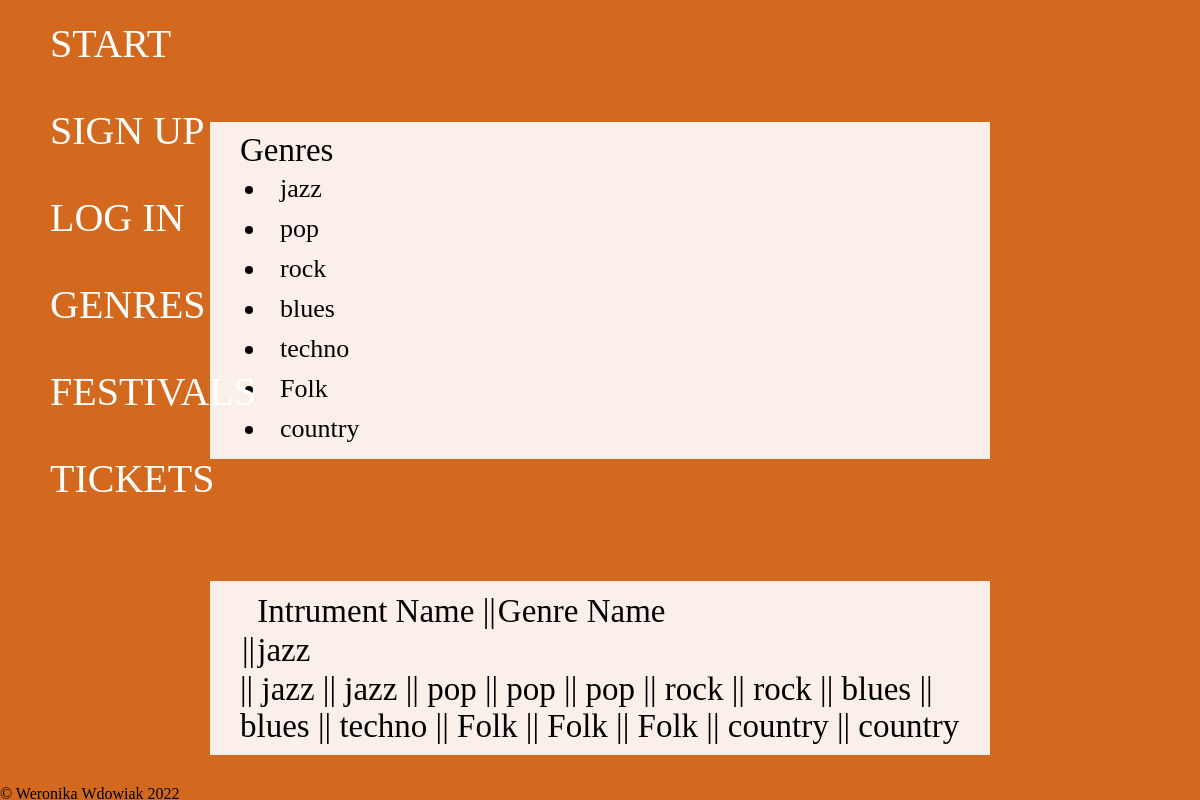
Screenshot of /agency/genres/ with the database file from the repository.
### agency/models.py (models this page shows)
class Genre(models.Model):
    code = models.IntegerField(default=0)
    name = models.CharField(max_length=25)
    place_of_founding = models.CharField(max_length=35)
    date_of_founding = models.DateField()

class Genre_and_intruments(models.Model):
    genre_id = models.ForeignKey(Genre, on_delete=models.CASCADE)
    intrument_id = models.ForeignKey(Instrument, on_delete=models.CASCADE)

### agency/views.py (the view)
# urls.py: path('genres/', views.genre_list, name='genre_list'),
def genre_list(request):
    genre_list = Genre.objects.all()
    instruments_genre_list = Genre_and_intruments.objects.all()
    return render(request, 'agency/genres.html', {'genre_list': genre_list, 'instruments_genre_list': instruments_genre_list})

### agency/templates/agency/genres.html (shortened to what this page needs)
<!DOCTYPE html>
<html lang="en">
<head>
    <!-- {% load static %}
    <link rel="stylesheet" type="text/css" href="{% static 'agency/genres_style.css' %}"> -->
</head>
<body>
    <nav>
        <ul id="menu">
            <li id="nav_start"><a href="{% url 'agency:index' %}">START</a></li>
            <li id="nav_register"><a href="{% url 'accounts:signup' %}">SIGN UP</a></li>
            <li id="nav_login"><a href="#">LOG IN</a></li>
            <li id="nav_genres"><a href="{% url 'agency:genre_list' %}">GENRES</a></li>
            <li id="nav_festival"><a href="{% url 'agency:festival_list' %}">FESTIVALS</a></li>
            <li id="nav_ticket"><a href="{% url 'agency:ticket_list' %}">TICKETS</a></li>
        </ul>
    </nav>
    <div class="color_scheme_1" style="margin-top: calc(50px + 9vh);">
        <span>Genres</span>
        {% if genre_list %}
            {% for g in genre_list %}
                 <li class="data_div">
                    {{g.name}}
                </li>
            {% endfor %}
        {% else %}
            There is no genres in the database.
        {% endif %}
    </div>
    <div class="color_scheme_1" style="margin-top: calc(50px + 9vh);">
        {% if instruments_genre_list %}
            <table>
                <th>
                    <td>Intrument Name ||</td>
                    <td>Genre Name</td>
                </th>
                <tbody>
                    {% for i in instruments_genre_list %}
                        <tr>
                            <td>{{i.instrument_id.name }}||</td>
                            <td>{{ i.genre_id.name}}</td>
                        </tr>
                </tbody>
            </table>
            {% endfor %}
        {% else %}
            There is no intruments in the database.
        {% endif %}
    </div>
    <footer>
        &copy; Weronika Wdowiak 2022<br>
    </footer>
</body>
</html>

### agency/templates/agency/genres.html (style rules this page uses)
* { margin: 0; padding: 0; overflow-x: hidden; }
body { background-color: chocolate; }
nav #menu { position: fixed; list-style-type: none; }
#menu li { margin-left: 30px; margin-right: 30px; }
#menu li a { display: block; color: white; text-align: left; padding: 20px; font-size: 40px; text-decoration: none; }
.color_scheme_1 { background-color: rgb(255, 255, 255, 0.9); width: 60%; font-size: calc(25px + 1vh); margin-left: auto; margin-right: auto; margin-bottom: 30px; padding: 10px 30px 10px 30px; }
.data_div { padding: 5px; font-size: calc(18px + 1vh) }

### rows the page displays
Genre: name "jazz"
Genre: name "pop"
Genre: name "rock"
Genre: name "blues"
Genre: name "techno"
Genre: name "Folk"
Genre: name "country"
Genre_and_intruments: genre_id.name "jazz"
Genre_and_intruments: genre_id.name "jazz"
Genre_and_intruments: genre_id.name "jazz"
Genre_and_intruments: genre_id.name "pop"
Genre_and_intruments: genre_id.name "pop"
Genre_and_intruments: genre_id.name "pop"
Genre_and_intruments: genre_id.name "rock"
Genre_and_intruments: genre_id.name "rock"
Genre_and_intruments: genre_id.name "blues"
Genre_and_intruments: genre_id.name "blues"
Genre_and_intruments: genre_id.name "techno"
Genre_and_intruments: genre_id.name "Folk"
Genre_and_intruments: genre_id.name "Folk"
Genre_and_intruments: genre_id.name "Folk"
Genre_and_intruments: genre_id.name "country"
Genre_and_intruments: genre_id.name "country"
